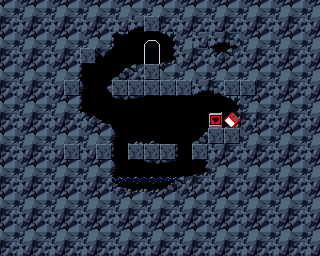

Tiled map render using the project's own tile images. Description and the whole map definition, tile-layer contents included, below:
An orthogonal 20x16 tile map with 16x16 px tiles, 2 tile layers (Background, Tile Layer), 2 tilesets and 20 objects (player).

<map version="1.4" tiledversion="1.4.3" orientation="orthogonal" renderorder="right-down" width="20" height="16" tilewidth="16" tileheight="16" infinite="0" nextlayerid="12" nextobjectid="66">
 <tileset firstgid="1" name="PrtCave" tilewidth="16" tileheight="16" tilecount="80" columns="16">
  <image source="../TileSets/PrtCave.png" width="256" height="80" />
 </tileset>
 <tileset firstgid="81" name="NpcSym" tilewidth="16" tileheight="16" tilecount="300" columns="20">
  <image source="../TileSets/NpcSym.png" width="320" height="240" />
  <tile id="18">
   <animation>
    <frame tileid="18" duration="10" />
    <frame tileid="19" duration="10" />
   </animation>
  </tile>
  <tile id="26">
   <animation>
    <frame tileid="26" duration="100" />
    <frame tileid="27" duration="100" />
    <frame tileid="28" duration="100" />
    <frame tileid="29" duration="100" />
    <frame tileid="30" duration="100" />
    <frame tileid="31" duration="100" />
    <frame tileid="32" duration="100" />
    <frame tileid="33" duration="100" />
   </animation>
  </tile>
  <tile id="180">
   <animation>
    <frame tileid="180" duration="100" />
    <frame tileid="181" duration="100" />
    <frame tileid="182" duration="100" />
    <frame tileid="183" duration="100" />
    <frame tileid="184" duration="100" />
   </animation>
  </tile>
 </tileset>
 <layer id="3" name="Background" width="20" height="16">
  <data encoding="csv">
34,33,34,33,34,33,34,33,34,33,34,33,34,33,34,33,34,33,34,33,
50,49,50,49,50,49,50,49,3,49,50,49,50,49,50,49,50,49,50,49,
34,33,34,33,34,33,34,36,0,11,37,33,49,3,6,33,34,33,34,33,
50,49,50,49,50,3,4,0,0,27,53,49,50,19,22,49,50,49,50,49,
34,33,34,33,34,54,0,21,22,1,34,33,34,33,34,33,34,33,34,33,
50,49,50,49,1,38,35,1,1,1,1,1,3,6,1,1,50,49,50,49,
34,33,34,33,34,54,0,65,66,0,0,0,0,0,37,33,34,33,34,33,
50,49,50,49,50,19,20,0,0,0,0,0,0,0,53,50,50,49,50,49,
34,33,34,33,34,33,34,38,17,18,0,0,21,1,1,33,34,33,34,33,
50,49,50,49,1,49,1,54,1,1,66,54,1,49,50,49,50,49,50,49,
34,33,34,33,34,33,34,38,0,65,66,0,53,33,34,33,34,33,34,33,
50,49,50,49,50,49,50,8,23,23,9,10,50,49,50,49,50,49,50,49,
34,33,34,33,34,33,34,33,34,33,34,33,34,33,34,33,34,33,34,33,
50,49,50,49,50,49,50,49,50,49,50,49,50,49,50,49,50,49,50,49,
34,33,34,33,34,33,34,33,34,33,34,33,34,33,34,33,34,33,34,33,
50,49,50,49,50,49,50,49,50,49,50,49,50,49,50,49,50,49,50,49
</data>
 </layer>
 <layer id="2" name="Tile Layer" width="20" height="16">
  <data encoding="csv">
0,0,0,0,0,0,0,0,0,0,0,0,0,0,0,0,0,0,0,0,
0,0,0,0,0,0,0,0,0,2,0,0,0,0,0,0,0,0,0,0,
0,0,0,0,0,0,0,0,0,0,0,0,0,0,0,0,0,0,0,0,
0,0,0,0,0,2,0,0,0,0,0,0,0,0,0,0,0,0,0,0,
0,0,0,0,0,0,0,0,0,2,0,0,0,0,0,0,0,0,0,0,
0,0,0,0,2,0,0,2,2,2,2,2,0,0,2,2,0,0,0,0,
0,0,0,0,0,0,0,0,0,0,0,0,0,0,0,0,0,0,0,0,
0,0,0,0,0,0,0,0,0,0,0,0,0,99,107,0,0,0,0,0,
0,0,0,0,0,0,0,0,0,0,0,0,0,2,2,0,0,0,0,0,
0,0,0,0,2,0,2,0,2,2,2,0,2,0,0,0,0,0,0,0,
0,0,0,0,0,0,0,0,0,0,0,0,0,0,0,0,0,0,0,0,
0,0,0,0,0,0,0,0,0,0,0,0,0,0,0,0,0,0,0,0,
0,0,0,0,0,0,0,0,0,0,0,0,0,0,0,0,0,0,0,0,
0,0,0,0,0,0,0,0,0,0,0,0,0,0,0,0,0,0,0,0,
0,0,0,0,0,0,0,0,0,0,0,0,0,0,0,0,0,0,0,0,
0,0,0,0,0,0,0,0,0,0,0,0,0,0,0,0,0,0,0,0
</data>
 </layer>
 <objectgroup id="5" name="spawn points">
  <object id="51" name="player" x="196" y="116">
   <point />
  </object>
 </objectgroup>
 <objectgroup id="8" name="slopes">
  <object id="34" x="192" y="144">
   <polyline points="0,0 20,-16" />
  </object>
  <object id="36" x="112" y="180">
   <polyline points="0,0 16,12" />
  </object>
  <object id="39" x="112" y="128">
   <polyline points="0,0 -36,-16" />
  </object>
  <object id="64" x="164" y="192">
   <polyline points="0,0 32,-16" />
  </object>
  <object id="65" x="112" y="80">
   <polyline points="0,0 36,-16" />
  </object>
 </objectgroup>
 <objectgroup id="4" name="collisions">
  <object id="2" x="128" y="144" width="48" height="16" />
  <object id="4" x="112" y="80" width="128" height="16" />
  <object id="5" x="144" y="64" width="32" height="16" />
  <object id="16" x="208" y="128" width="32" height="48" />
  <object id="17" x="192" y="144" width="16" height="16" />
  <object id="21" x="112" y="192" width="80" height="16" />
  <object id="22" x="80" y="128" width="32" height="80" />
  <object id="24" x="64" y="60" width="16" height="68" />
  <object id="42" x="240" y="96" width="16" height="32" />
  <object id="44" x="96" y="32" width="16" height="16" />
  <object id="45" x="112" y="16" width="64" height="16" />
  <object id="57" x="192" y="176" width="16" height="16" />
  <object id="62" x="80" y="48" width="16" height="16" />
  <object id="63" x="176" y="32" width="16" height="32" />
 </objectgroup>
</map>